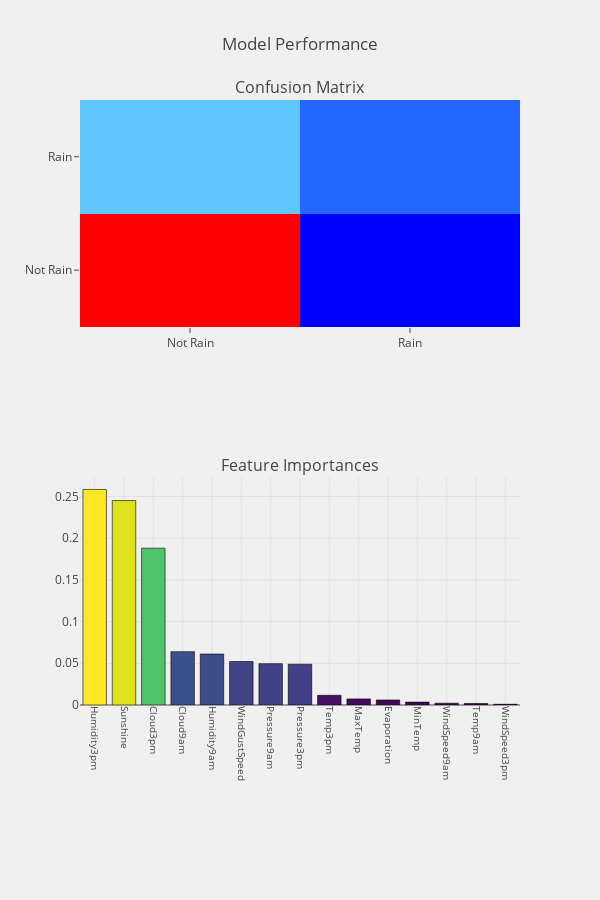

Here is the notebook cell this chart was saved with:
### Code cell
def randomforest(cols,nf_estimators,
                           estimated_tree,maximum_depth,
                           criterion_type,model_performance = None) :
    
    dataframe = dataset[cols + target_col].copy()
    
    #train and test datasets
    rf_x     = dataframe[[i for i in cols if i not in target_col]]
    rf_y     = dataframe[target_col]
    
    #random forest classifier
    rfc   = RandomForestClassifier(n_estimators = nf_estimators,
                                   max_depth = maximum_depth,
                                   criterion = criterion_type,
                                  )
    rfc.fit(rf_x,rf_y)
    
    #model performance
    if model_performance == True :
                 rain_prediction(rfc,
                                 rf_x,test_X,
                                 rf_y,test_Y,
                                 cols,"features",threshold_plot = True)
        

cols1 = [ i for i in train_X if i not in target_col + Id_col] 
randomforest(cols1,100,99,3,"entropy",True)

### Figure 1 — Plotly figure (JSON) as saved in the notebook; plotly's stock layout.template omitted (floating-point values rounded to 4 significant figures)
{"data": [{"colorscale": "Picnic", "name": "matrix", "showscale": false, "type": "heatmap", "uid": "85a13ae2-19d1-4a6d-bdc4-0f3ee261e694", "x": ["Not Rain", "Rain"], "xaxis": "x", "y": ["Not Rain", "Rain"], "yaxis": "y", "z": [[10892, 164], [2153, 896]]}, {"marker": {"color": [0.2583, 0.245, 0.1879, 0.06388, 0.06105, 0.05213, 0.04954, 0.04891, 0.01162, 0.00732, 0.006014, 0.003459, 0.002113, 0.001823, 0.0008515], "colorscale": "Viridis", "line": {"color": "black", "width": 0.6}}, "name": "coefficients", "type": "bar", "uid": "33ab66ea-52dc-4d6e-ae64-b0acf0a495e2", "x": ["Humidity3pm", "Sunshine", "Cloud3pm", "Cloud9am", "Humidity9am", "WindGustSpeed", "Pressure9am", "Pressure3pm", "Temp3pm", "MaxTemp", "Evaporation", "MinTemp", "WindSpeed9am", "Temp9am", "WindSpeed3pm"], "xaxis": "x2", "y": [0.2583, 0.245, 0.1879, 0.06388, 0.06105, 0.05213, 0.04954, 0.04891, 0.01162, 0.00732, 0.006014, 0.003459, 0.002113, 0.001823, 0.0008515], "yaxis": "y2"}], "layout": {"annotations": [{"font": {"size": 16}, "showarrow": false, "text": "Confusion Matrix", "x": 0.5, "xanchor": "center", "xref": "paper", "y": 1, "yanchor": "bottom", "yref": "paper"}, {"font": {"size": 16}, "showarrow": false, "text": "Feature Importances", "x": 0.5, "xanchor": "center", "xref": "paper", "y": 0.375, "yanchor": "bottom", "yref": "paper"}], "autosize": false, "height": 900, "margin": {"b": 195}, "paper_bgcolor": "rgba(240,240,240, 0.95)", "plot_bgcolor": "rgba(240,240,240, 0.95)", "showlegend": false, "title": {"text": "Model Performance"}, "width": 600, "xaxis": {"anchor": "y", "domain": [0, 1]}, "xaxis2": {"anchor": "y2", "domain": [0, 1], "showgrid": true, "tickangle": 90, "tickfont": {"size": 10}}, "yaxis": {"anchor": "x", "domain": [0.625, 1]}, "yaxis2": {"anchor": "x2", "domain": [0, 0.375]}}}
